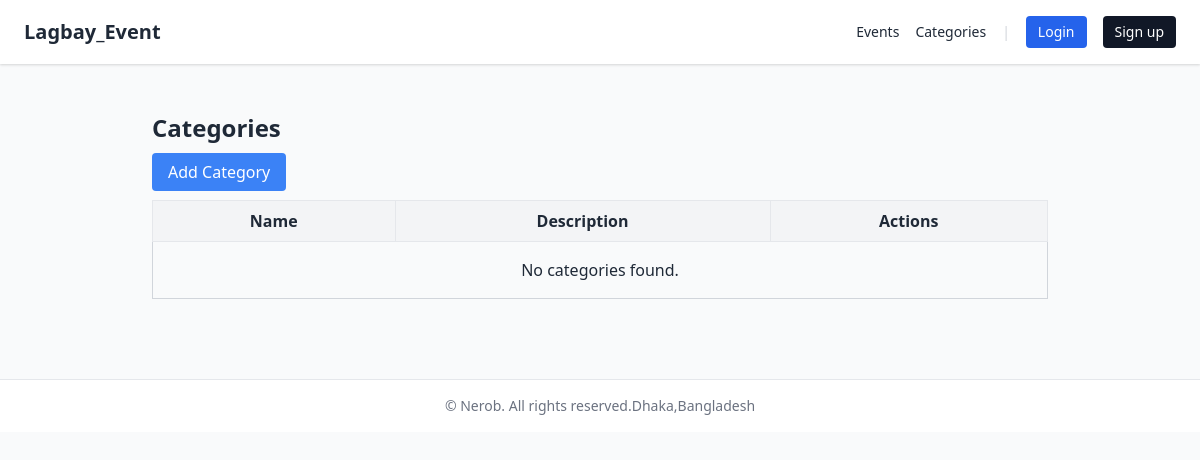
Page /categories/ on the earlier database version.
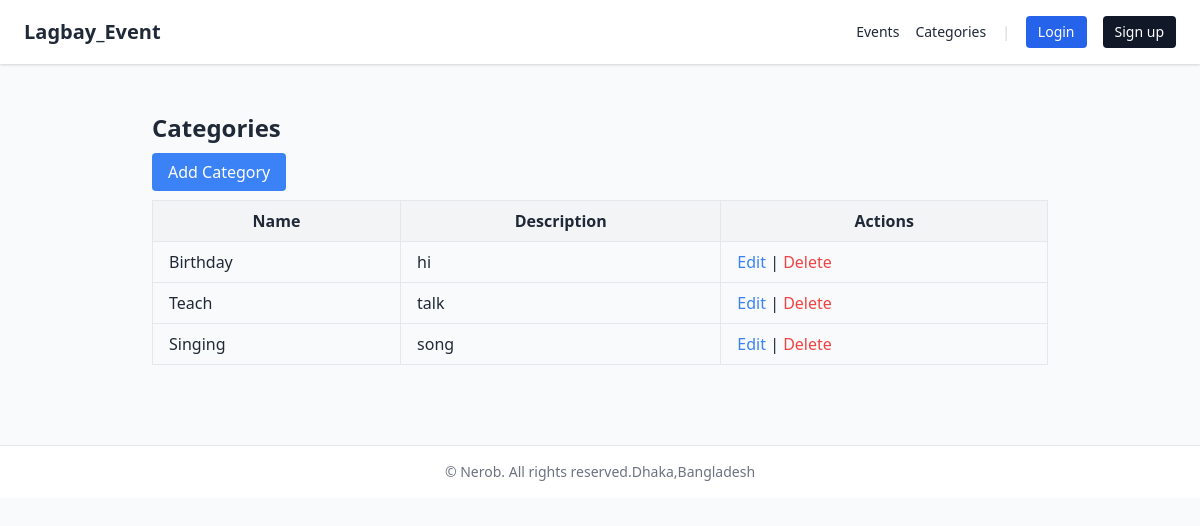
Same page on the later database version.
### event_app/models.py (models this page shows, shortened)
class Category(models.Model):
    name = models.CharField(max_length=100, unique=True)
    description = models.TextField(blank=True)
    created_at = models.DateTimeField(auto_now_add=True)
    updated_at = models.DateTimeField(auto_now=True)
    class Meta:
        ordering = ("name",)

### event_app/views.py (the view)
# urls.py: path('categories/', views.category_list, name='category_list'),
def category_list(request):
    categories = Category.objects.annotate(event_count=Count('events'))
    return render(request, 'event_app/category_list.html', {'categories': categories})

### event_app/templates/event_app/category_list.html
{% extends "event_app/base.html" %}
{% block content %}
<div class="max-w-4xl mx-auto py-6">
    <h1 class="text-2xl font-bold mb-4">Categories</h1>
    <a href="{% url 'event_app:category_create' %}" class="px-4 py-2 bg-blue-500 text-white rounded">Add Category</a>
    <table class="mt-4 w-full border-collapse border border-gray-300">
        <thead>
            <tr class="bg-gray-100">
                <th class="border px-4 py-2">Name</th>
                <th class="border px-4 py-2">Description</th>
                <th class="border px-4 py-2">Actions</th>
            </tr>
        </thead>
        <tbody>
            {% for category in categories %}
            <tr>
                <td class="border px-4 py-2">{{ category.name }}</td>
                <td class="border px-4 py-2">{{ category.description }}</td>
                <td class="border px-4 py-2">
                    <a href="{% url 'event_app:category_update' category.id %}" class="text-blue-500">Edit</a> |
<a href="{% url 'event_app:category_delete' category.id %}" class="text-red-500">Delete</a>
                </td>
            </tr>
            {% empty %}
            <tr>
                <td colspan="3" class="text-center py-4">No categories found.</td>
            </tr>
            {% endfor %}
        </tbody>
    </table>
</div>
{% endblock %}

Differences in the rows shown:
added Category: name "Birthday", description "hi"
added Category: name "Teach", description "talk"
added Category: name "Singing", description "song"
Other differences:
text no longer shown: "No categories found."
